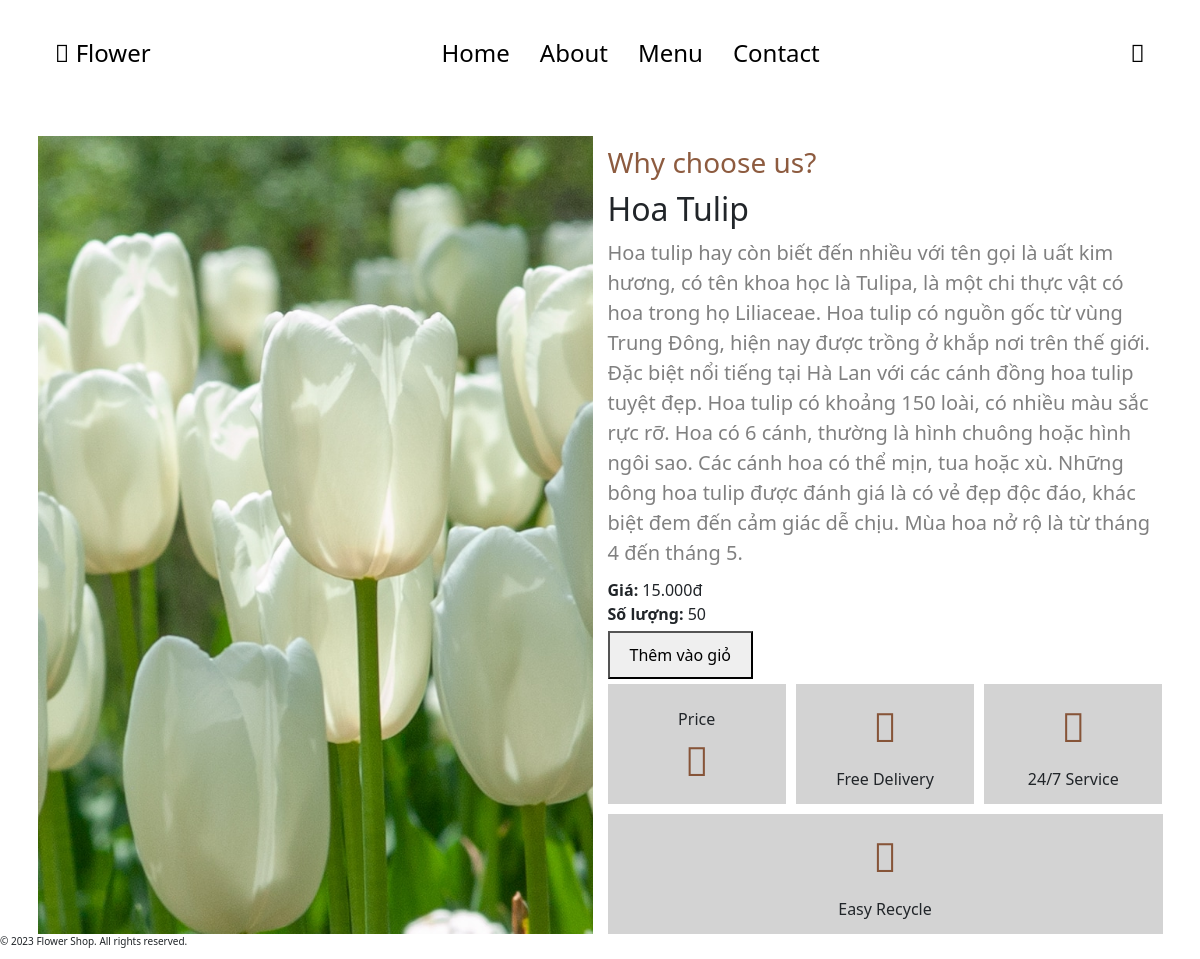
The app's page /myhome/flower_detail/2 with its own data.
### myhome/models.py (models this page shows)
class flowers (models.Model):
    ms = models.CharField(max_length=100)
    name= models.TextField()
    price = models.TextField()
    image = models.ImageField(null=True)
    description = models.TextField()
    number = models.TextField()

### myhome/views.py (the view)
# urls.py: path('/flower_detail/<int:id>',views.flower_detail),
def flower_detail(request, id):
    Flower = flowers.objects.get(id=id)
    return render(request, 'nguoidung/detail_flower.html', {'flower':Flower})

### myhome/templates/nguoidung/detail_flower.html
{% extends "nguoidung/base.html" %}
{% block content%}
<section id="about" class="about mt-5">
    <div class="container">
        <div class="row">
            <div class="col-12 col-md-6">
                <img src="{{flower.image.url}}" width="100%" class="img-fluid">
            </div>
            <div class="col-12 col-md-6 about-description">
                <h3>Why choose us?</h3>
                <h1>{{flower.name}}</h1>
                <p>{{flower.description}}</p>
                <div class="price" style="font-size: 16px;">
                    <strong>Giá: </strong> <span>{{flower.price}}</span>
                </div>
                <div class="number" style="font-size: 16px;">
                    <strong>Số lượng: </strong> <span>{{flower.number}}</span>
                </div>
                <button style="padding: 10px 20px; font-size: 16px; margin: 5px 0;">Thêm vào giỏ</button>
                <div class="icons">
                    <div class="icon">
                        <span>Price</span>
                        <i class="fa-solid fa-leaf"></i>
                    </div>
                    <div class="icon">
                        <i class="fa-solid fa-truck"></i>
                        <span>Free Delivery</span>
                    </div>
                    <div class="icon">
                        <i class="fa-solid fa-headphones"></i>
                        <span>24/7 Service</span>
                    </div>
                    <div class="icon">
                        <i class="fa-solid fa-recycle"></i>
                        <span>Easy Recycle</span>
                    </div>
                </div>
            </div>
        </div>
    </div>
</section>
{% endblock %}

### myhome/templates/nguoidung/base.html (style rules this page uses)
* { padding: 0; margin: 0; box-sizing: 0; }
:root { --border: 2px solid grey; --boxshadow: 0 5px 20px grey; --black: black; --white: white; --primary: lightblue; --lightgrey: lightgrey; --gray: gray; }
html { font-size: 10px; }
:root { --text-color: #ffffff; --bg-color: #007bff; --bg-hover: #0056b3; }
#about .about-description h3 { font-size: 2.8rem; color: rgba(120, 61, 28, 0.847); font-weight: 400; margin: 1rem 0; }
#about .about-description h1 { font-size: 3.2rem; margin: 1rem 0; }
#about .about-description p { font-size: 2rem; color: gray; margin: 1rem 0; }
#about .about-description .icons { display: flex; flex-wrap: wrap; column-gap: 1rem; row-gap: 1rem; }
#about .about-description .icons .icon { flex-grow: 1; width: 14rem; height: 12rem; background: lightgrey; display: flex; justify-content: center; align-items: center; flex-direction: column; }
#about .about-description .icons .icon i { font-size: 4rem; color: rgba(120, 61, 28, 0.847); }
#about .about-description .icons .icon span { font-size: 1.6rem; font-weight: 500; margin-top: 1rem; }
.img-fluid { width: 100%; height: 100%; object-fit: cover; object-position: center center; }

### records on screen
flowers: image (picture), name "Hoa Tulip", description "Hoa tulip hay còn biết đến nhiều với tên gọi là uất kim hương, có tên khoa học là Tulipa, là một chi thực vật có hoa trong họ Liliaceae. Hoa tulip có nguồn gốc từ vùng Trung Đông, hiện nay được trồng ở khắp nơi trên thế giới. Đặc biệt nổi tiếng tại Hà Lan với các cánh đồng hoa tulip tuyệt đẹp. Hoa tulip có khoảng 150 loài, có nhiều màu sắc rực rỡ. Hoa có 6 cánh, thường là hình chuông hoặc hình ngôi sao. Các cánh hoa có thể mịn, tua hoặc xù. Những bông hoa tulip được đánh giá là có vẻ đẹp độc đáo, khác biệt đem đến cảm giác dễ chịu. Mùa hoa nở rộ là từ tháng 4 đến tháng 5.", price "15.000đ", number "50"
